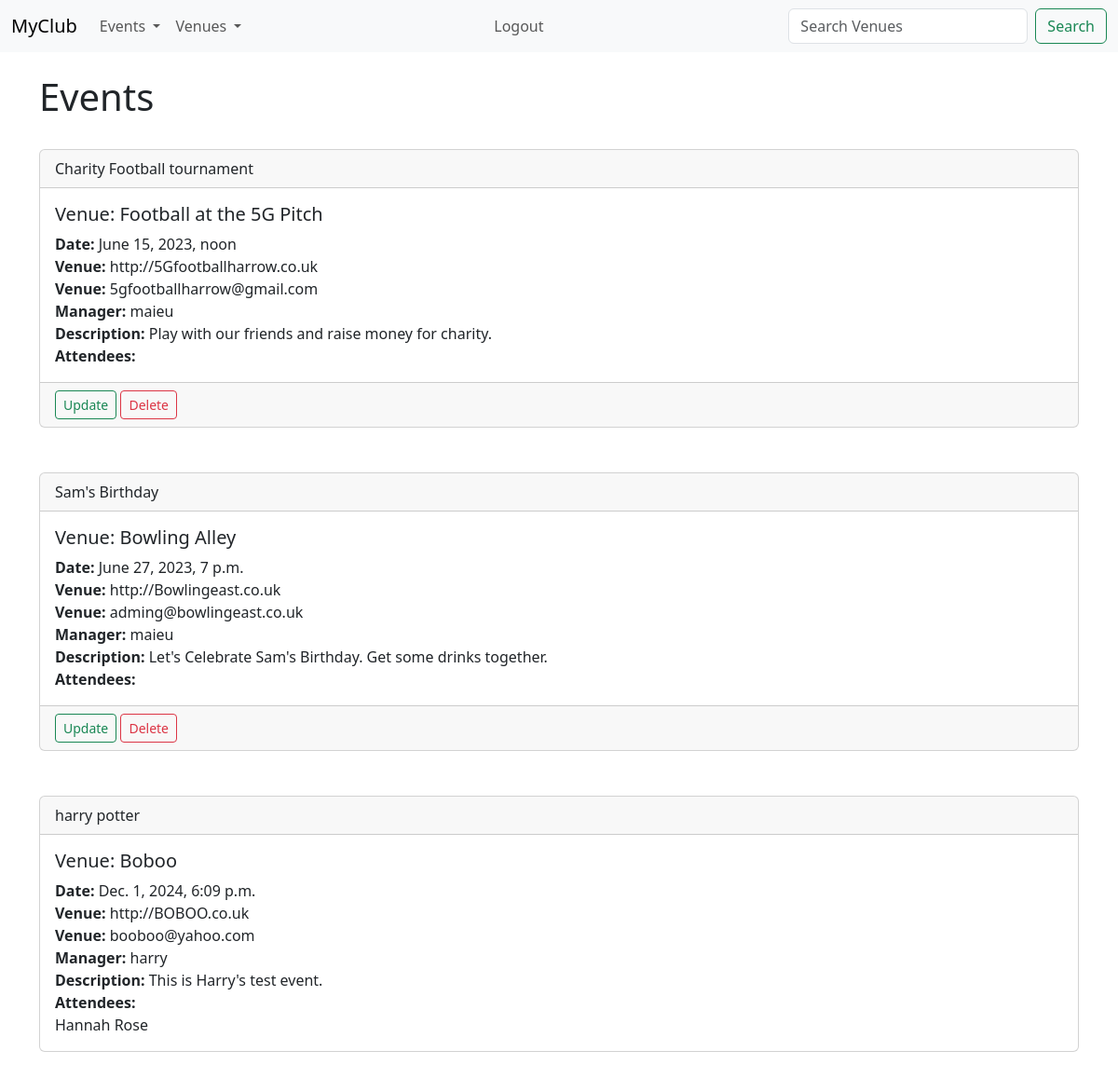
Page /events (signed in) on the committed database.
### events/models.py (models this page shows)
class Event(models.Model):
    name = models.CharField('Event Name', max_length=120)
    event_date = models.DateTimeField('Event Date')
    venue = models.ForeignKey(Venue, blank=True, null=True, on_delete=models.CASCADE)
    manager = models.ForeignKey(User, blank=True, null=True, on_delete=models.SET_NULL)
    description = models.TextField(blank=True)
    attendees = models.ManyToManyField(MyUser, blank=True)
    def __str__(self):
        return self.name

class Venue(models.Model):
    name = models.CharField('Venue Name', max_length=120)
    address = models.TextField(blank=True)
    post_code = models.CharField('Postcode', max_length = 10)
    phone = models.CharField('Phone Number', max_length = 15)
    website = models.URLField('Website Address', blank=True)
    email_address = models.EmailField('Email Address', blank=True)
    def __str__(self):
        return self.name

class MyUser(models.Model):
    first_name = models.CharField(max_length=120)
    last_name = models.CharField(max_length=120)
    email_address = models.EmailField('Email Address') #using email address variable name here
    def __str__(self):
        return self.first_name + ' ' + self.last_name

### events/views.py (the view)
# urls.py: path('events', views.all_events, name='list-events'),
def all_events(request):
    event_list = Event.objects.all().order_by('event_date')
    return render(request, 'events/event_list.html', {'event_list':event_list})

### events/templates/events/event_list.html (shortened to what this page needs)
{% extends 'events/base.html' %}
{% block content %}
    <h1>
    Events</h1>
<br/>
{% for event in event_list %}
<div class="card">
    <div class="card-header">
        {{ event }}
    </div>
    <div class="card-body">
      <h5 class="card-title">Venue: {{ event.venue }}</h5>
      <p class="card-text">
        <strong> Date:</strong> {{ event.event_date }}<br/>
        <strong>Venue:</strong> {{ event.venue.website }}<br/>
        <strong>Venue:</strong> {{ event.venue.email_address }}<br/>
        <strong>Manager:</strong> {{ event.manager }}<br/>
        <strong>Description: </strong> {{ event.description }}<br/>
        <strong>Attendees:</strong><br/>
        {% for user in event.attendees.all %}
        {{ user }}
        {% endfor %}
    </div>
    {% if user.is_authenticated %}
    {% if user == event.manager %}
    <div class="card-footer">
        <a href="{% url 'update-event' event.id %}" class="btn btn-outline-success btn-sm">Update</a>
        <a href="{% url 'delete-event' event.id %}" class="btn btn-outline-danger btn-sm">Delete</a>
    </div>
    {%endif%}
    {% endif %}
  </div>
  <br/><br/>
  {% endfor %}
  {% endblock %}</p>

### rows in the picture
Event: name "Charity Football tournament", venue "Football at the 5G Pitch", event_date "June 15, 2023, noon", venue.website "http://5Gfootballharrow.co.uk", venue.email_address "5gfootballharrow@gmail.com", manager "maieu", description "Play with our friends and raise money for charity.", shows "Update"
Event: name "Sam's Birthday", venue "Bowling Alley", event_date "June 27, 2023, 7 p.m.", venue.website "http://Bowlingeast.co.uk", venue.email_address "adming@bowlingeast.co.uk", manager "maieu", description "Let's Celebrate Sam's Birthday. Get some drinks together.", shows "Update"
Event: name "harry potter", venue "Boboo", event_date "Dec. 1, 2024, 6:09 p.m.", venue.website "http://BOBOO.co.uk", venue.email_address "booboo@yahoo.com", manager "harry", description "This is Harry's test event."
MyUser: first_name+last_name "Hannah Rose"
